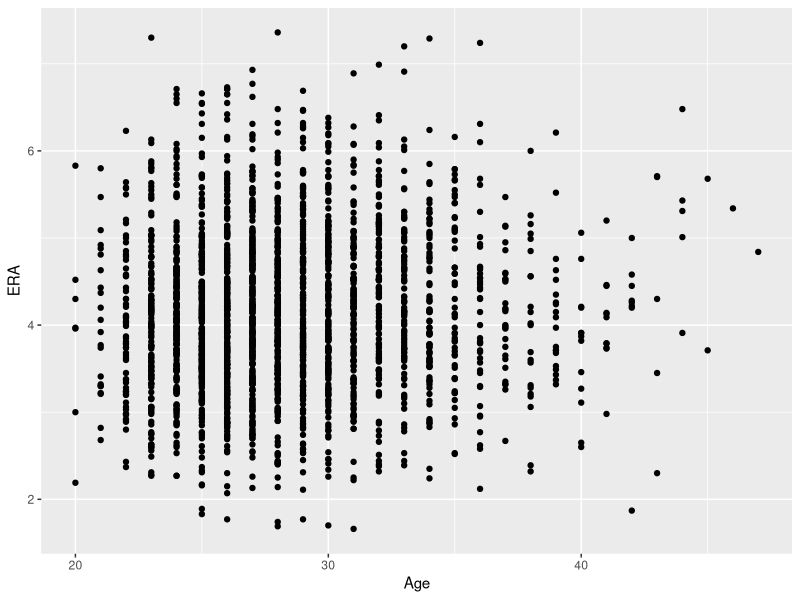
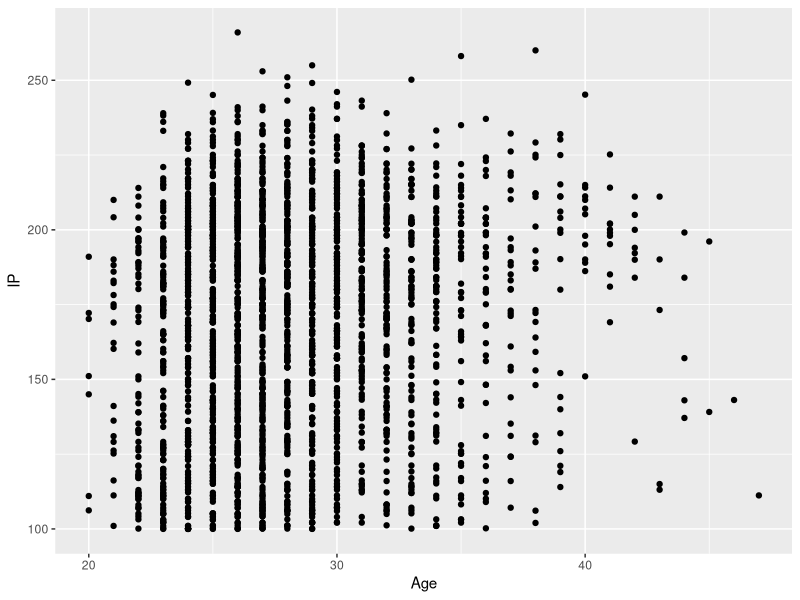
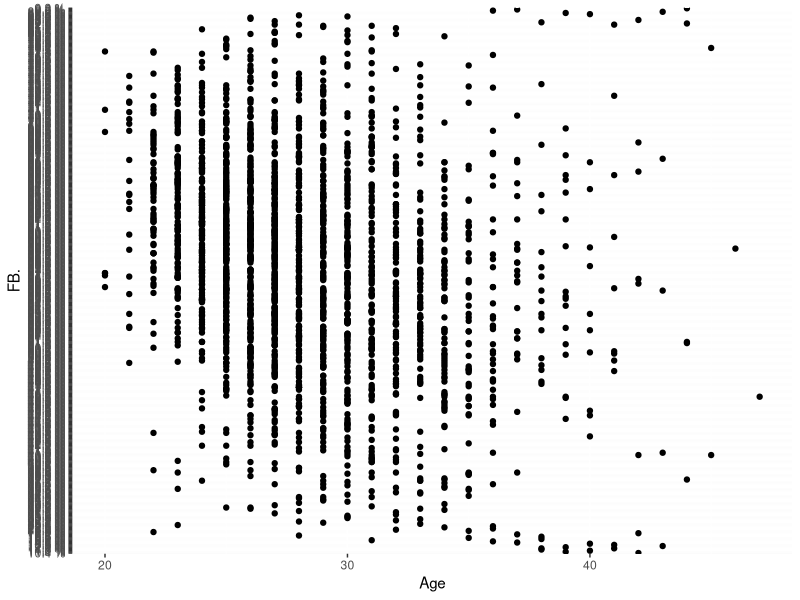
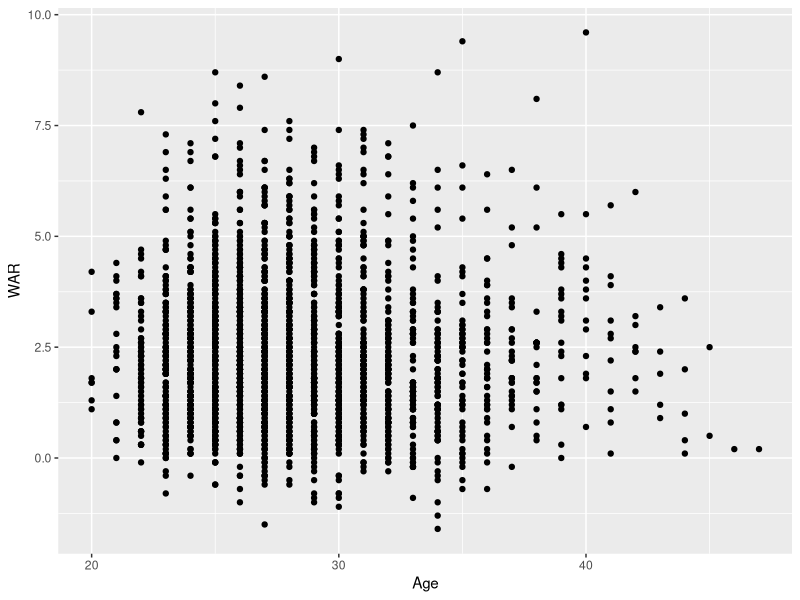
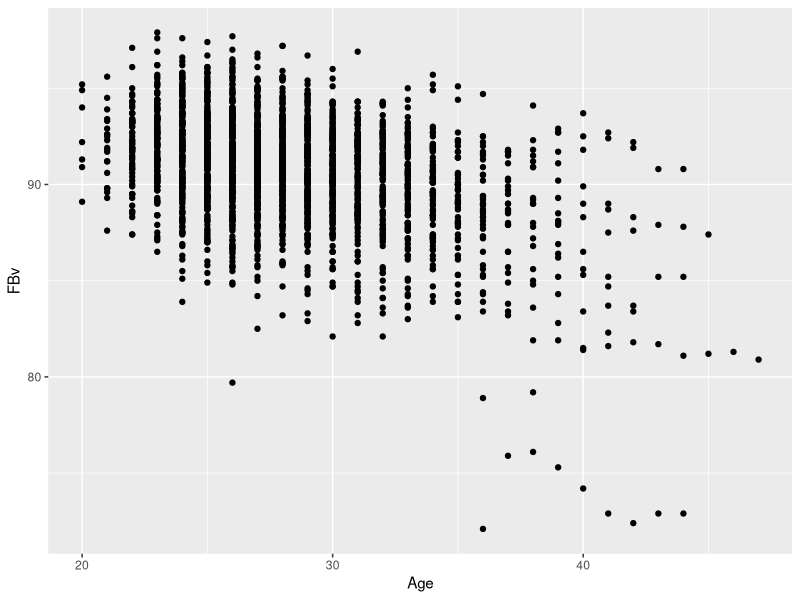
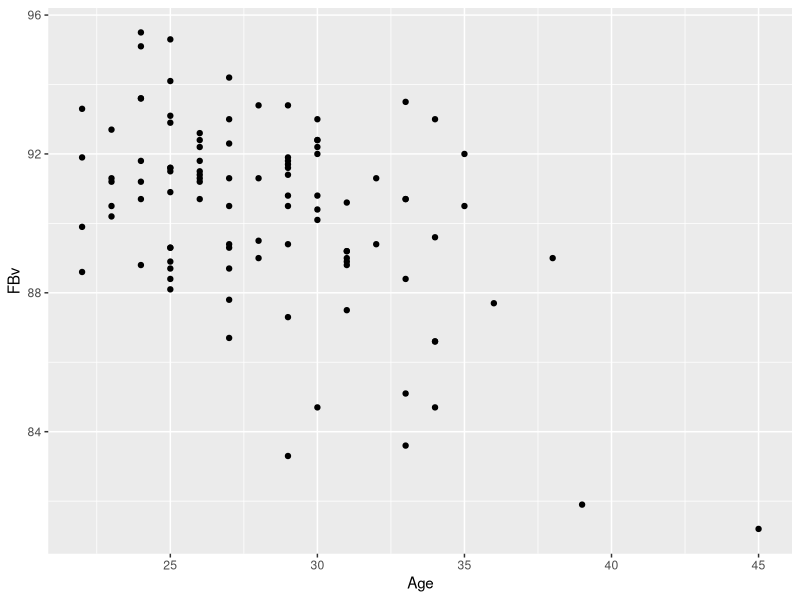
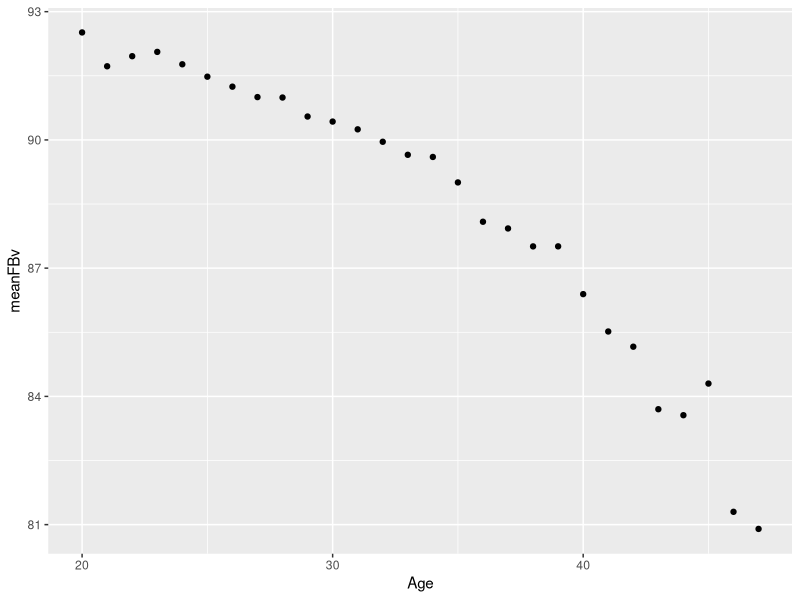
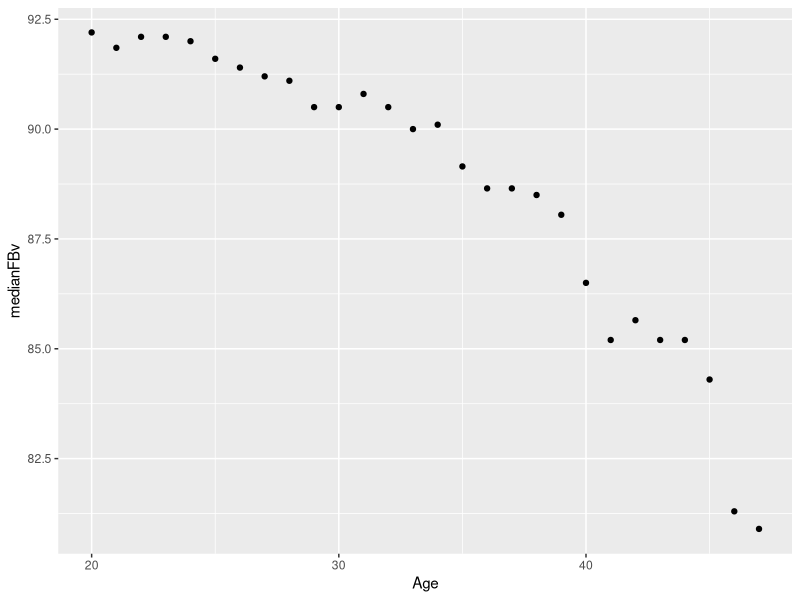

Recreate these plots in R, in order.
library(tidyverse)
setwd("~/Google Drive/2nd Year/STAT 4996/Github Folder/data")
fulldata <-  read.csv("fangraphs.csv")
dim(fulldata)
colnames(fulldata)

ggplot(fulldata, aes(x=Age, y=ERA)) + geom_point()
ggplot(fulldata, aes(x=Age, y=IP)) + geom_point()
ggplot(fulldata, aes(x=Age, y=FB.)) + geom_point()
ggplot(fulldata, aes(x=Age, y=WAR)) + geom_point()
ggplot(fulldata, aes(x=Age, y=FBv)) + geom_point()

sampledata <- sample_n(fulldata, 100)
ggplot(sampledata, aes(x=Age, y=FBv)) + geom_point()

meanFBv_by_age <- group_by(fulldata, Age) %>% summarize(meanFBv = mean(FBv), medianFBv = median(FBv))
ggplot(meanFBv_by_age, aes(x=Age, y=meanFBv)) + geom_point()
ggplot(meanFBv_by_age, aes(x=Age, y=medianFBv)) + geom_point()
meanFBv_by_age$meanFBv
meanFBv_by_age$medianFBv
